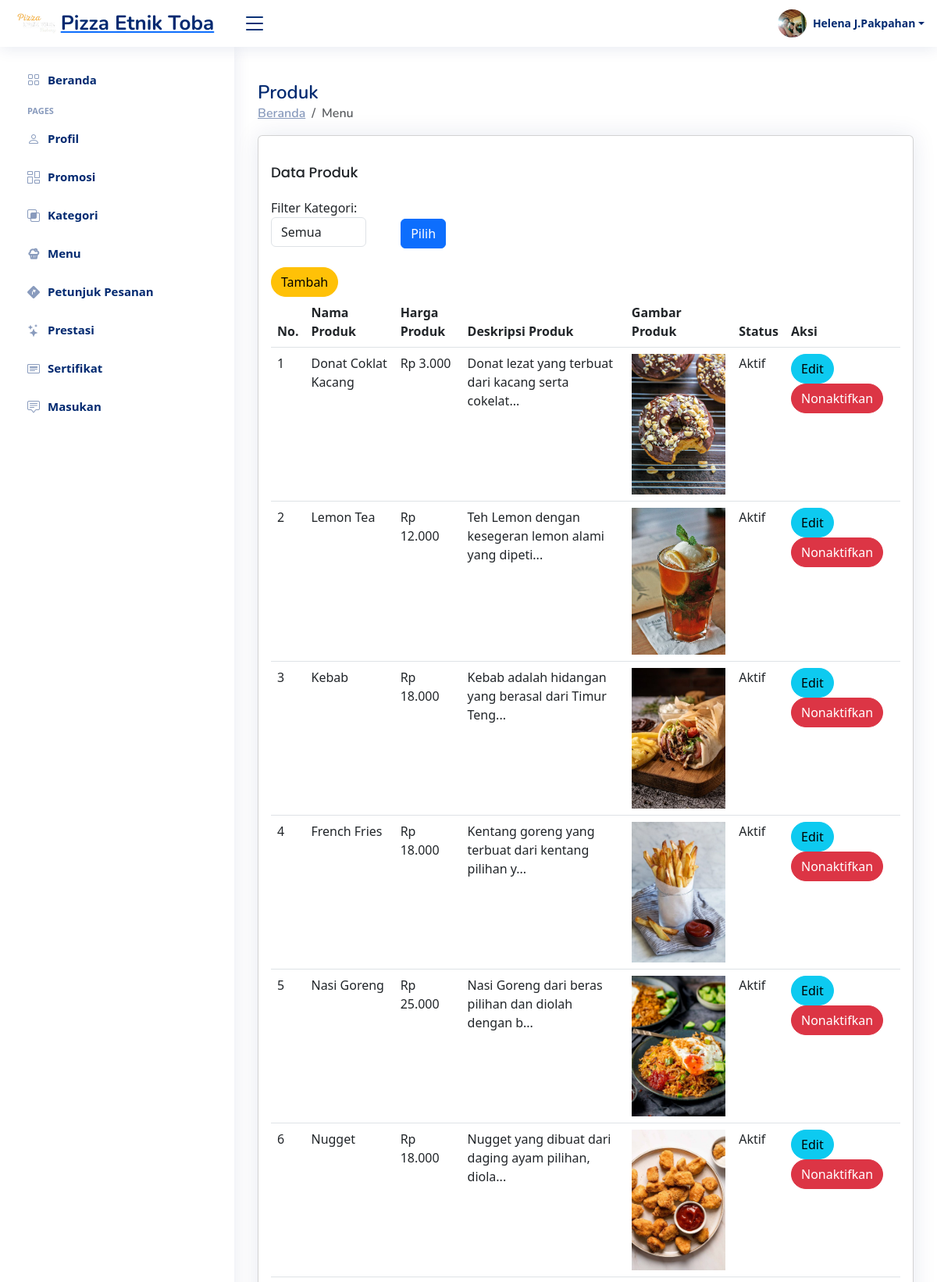
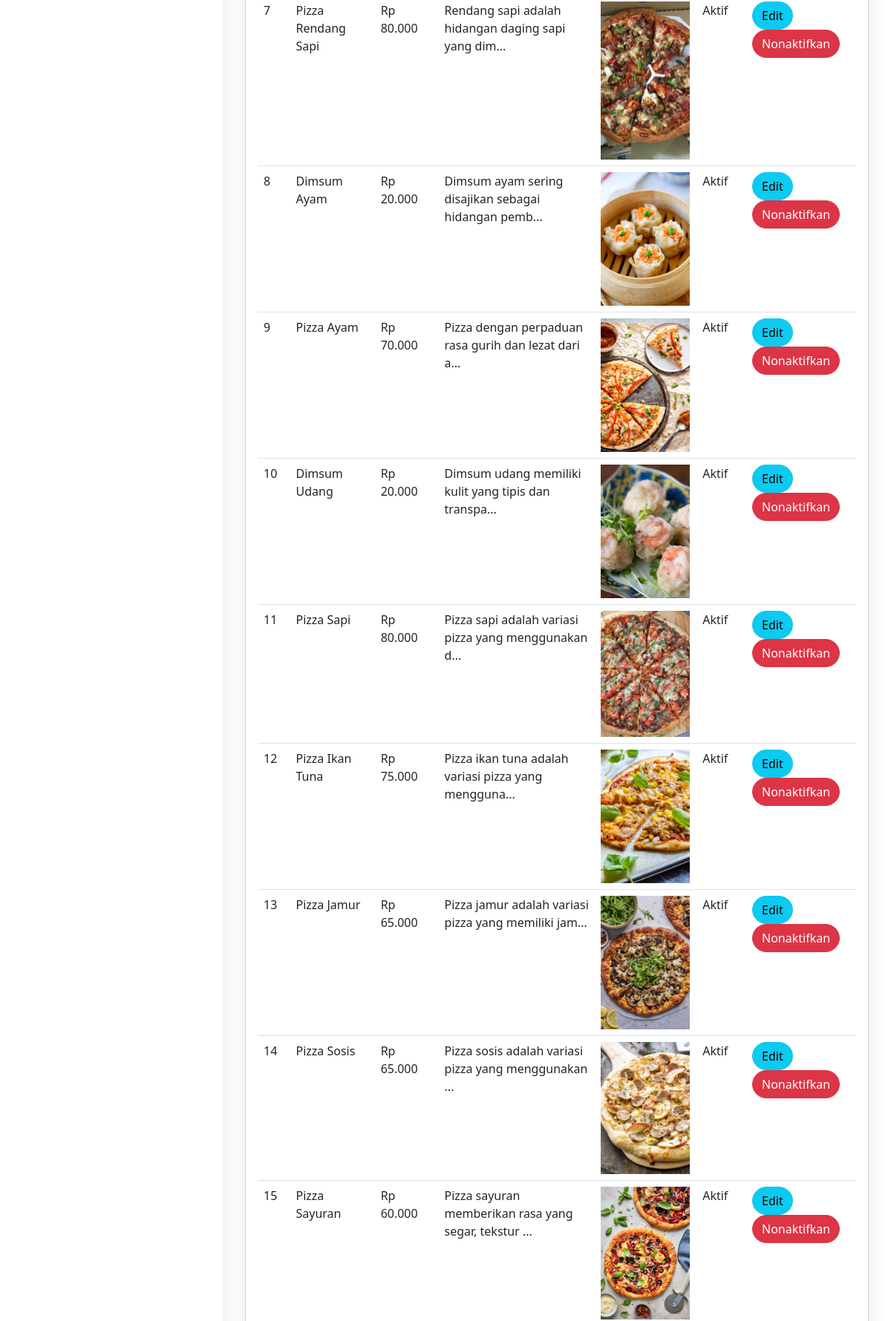
The page /Website/Admin/menu.php (signed in, upper part) on the database its author committed (2 pictures, top to bottom).
### tables this page shows
CREATE TABLE `produk` (
  `id_produk` int(11) NOT NULL,
  `nama_produk` varchar(100) NOT NULL,
  `harga_produk` float NOT NULL,
  `gambar_produk` varchar(255) NOT NULL,
  `status_produk` enum('Aktif','Nonaktif') NOT NULL DEFAULT 'Aktif',
  `id_kategori` int(11) NOT NULL,
  `id_admin` int(11) NOT NULL DEFAULT 1,
  `deskripsi_produk` text DEFAULT NULL
);

### Website/Admin/menu.php (the view, shortened to what this page needs)
<?php
include_once('../koneksi/koneksi.php');
?>
<!DOCTYPE html>
<html lang="en">
<head>
    <link rel="stylesheet" href="style.css">
    <link href="https://cdn.jsdelivr.net/npm/bootstrap@5.3.0-alpha3/dist/css/bootstrap.min.css" rel="stylesheet">
    <link href="vendor/bootstrap-icons/bootstrap-icons.css" rel="stylesheet">
    <link href="vendor/boxicons/css/boxicons.min.css" rel="stylesheet">
    <link href="vendor/quill/quill.snow.css" rel="stylesheet">e
    <link href="vendor/quill/quill.bubble.css" rel="stylesheet">
    <link href="vendor/remixicon/remixicon.css" rel="stylesheet">
    <link href="vendor/simple-datatables/style.css" rel="stylesheet">
</head>
<?php include 'header.php' ?>
<?php include 'sidebar.php' ?>
<main id="main" class="main">
    <div class="pagetitle">
        <h1>Produk</h1>
        <nav>
            <ol class="breadcrumb">
                <li class="breadcrumb-item"><a href="index.php">Beranda</a></li>
                <li class="breadcrumb-item active">Menu</li>
            </ol>
        </nav>
    </div>
    <section class="section">
        <?php
        include_once('../koneksi/koneksi.php');
        $query = "SELECT * FROM produk";
        $result_set = mysqli_query($koneksi, $query);
        ?>
        <div class="row">
            <div class="col-lg-12">
                <div class="card">
                    <div class="card-body">
                        <h5 class="card-title">Data Produk</h5>
                        <form method="POST" action="">
                            <div class="form-group" style="display: inline-block; margin-right:40px;">
                                <label for="filter">Filter Kategori:</label>
                                <select class="form-control" id="filter" name="filter">
                                    <option value="">Semua</option>
                                </select>
                            </div>
                            <input type="submit" name="submit" value="Pilih" class="btn btn-primary">
                        </form>
                        <br>
                        <a href="add-menu.php"><button type="button" class="btn btn-warning rounded-pill">Tambah</button></a>
                        <div id="conatiner">
                            <div class="table-responsive">
                                <table class="table datatable">
                                    <thead>
                                        <tr>
                                            <th scope="col">No.</th>
                                            <th scope="col">Nama Produk</th>
                                            <th scope="col">Harga Produk</th>
                                            <th scope="col">Deskripsi Produk</th>
                                            <th scope="col">Gambar Produk</th>
                                            <th scope="col">Status</th>
                                            <th scope="col">Aksi</th>
                                        </tr>
                                    </thead>
                                    <tbody>
                                        <?php
                                        $no = 1;
                                        if (mysqli_num_rows($result_set) > 0) {
                                            while ($row = mysqli_fetch_assoc($result_set)) {
                                                $limitedData = substr($row['deskripsi_produk'], 0, 50);
                                        ?>
                                                <tr>
                                                    <td><?= $no; ?></td>
                                                    <td><?= $row['nama_produk']; ?></td>
                                                    <td>Rp <?= number_format($row['harga_produk'], 0, ',', '.'); ?></td>
                                                    <td><?= $limitedData ?>...</td>
                                                    <td><img src="../../pictures/<?php echo $row['gambar_produk']; ?>" style="width:120px;"></td>
                                                    <td><?= $row['status_produk']; ?></td>
                                                    <td>
                                                        <a href="edit-menu.php?id=<?php echo $row['id_produk']; ?>&gambar=<?php echo $row['gambar_produk']; ?>"><button type="button" class="btn btn-info rounded-pill">Edit</button></a>
                                                        <?php if ($row['status_produk'] == 'Aktif') { ?>
                                                            <a href="status.php?id=<?php echo $row['id_produk']; ?>&status='Nonaktif'"><button type="button" class="btn btn-danger rounded-pill">Nonaktifkan</button></a>
                                                        <?php } else { ?>
                                                            <a href="status.php?id=<?php echo $row['id_produk']; ?>&status='Aktif'"><button type="button" class="btn btn-success rounded-pill">Aktifkan</button></a>
                                                        <?php } ?>
                                                    </td>
                                                </tr>
                                        <?php $no++;
                                            }
                                        } ?>
                                    </tbody>
                                </table>
                            </div>
                        </div>
                    </div>
                </div>
            </div>
        </div>
    </section>
</main>
</body>
</html>

### Website/Admin/header.php (shortened to what this page needs)
<?php
    include_once('../koneksi/koneksi.php');
    $query = 'SELECT * FROM admin';
    $result_set = $koneksi->query($query);
    $row = $result_set->fetch_assoc();
?>
<header id="header" class="header fixed-top d-flex align-items-center">
    <div class="d-flex align-items-center justify-content-between">
        <a href="index.php" class="logo d-flex align-items-center">
            <img src="assets/img/logo.png" alt="">
            <span class="d-none d-lg-block">Pizza Etnik Toba</span>
        </a>
        <i class="bi bi-list toggle-sidebar-btn"></i>
    </div>
    <nav class="header-nav ms-auto">
        <ul class="d-flex align-items-center">
            <li class="nav-item dropdown pe-3">
                <a class="nav-link nav-profile d-flex align-items-center pe-0" href="#" data-bs-toggle="dropdown">
                    <img src="../../pictures/<?php echo $row['foto_admin'];?>" alt="Profile" class="rounded-circle">
                    <span class="d-none d-md-block dropdown-toggle ps-2"><?php echo  $row['nama_admin'];?></span>
                </a>
            </li>
        </ul>
    </nav>
</header>

### Website/Admin/style.css (style rules this page uses)
:root { scroll-behavior: smooth; }
a { color: #4154f1; text-decoration: none; }
h1, h2, h3, h4, h5, h6 { font-family: "Nunito", sans-serif; }
#main { margin-top: 60px; padding: 20px 30px; transition: all 0.3s; }
.pagetitle { margin-bottom: 10px; }
.pagetitle h1 { font-size: 24px; margin-bottom: 0; font-weight: 600; color: #012970; }
.card { margin-bottom: 30px; border: none; border-radius: 5px; box-shadow: 0px 0 30px rgba(1, 41, 112, 0.1); }
.card-title { padding: 20px 0 15px 0; font-size: 18px; font-weight: 500; color: #012970; font-family: "Poppins", sans-serif; }
.card-body { padding: 0 20px 20px 20px; }
.breadcrumb { font-size: 14px; font-family: "Nunito", sans-serif; color: #899bbd; font-weight: 600; }
.breadcrumb a { color: #899bbd; transition: 0.3s; }
.breadcrumb .breadcrumb-item::before { color: #899bbd; }
.breadcrumb .active { color: #51678f; font-weight: 600; }
.logo { line-height: 1; }
@media (min-width: 1200px) { .logo { width: 280px; } }
.logo img { max-height: 26px; margin-right: 6px; }
.logo span { font-size: 26px; font-weight: 700; color: #012970; font-family: "Nunito", sans-serif; }
.header { transition: all 0.5s; z-index: 997; height: 60px; box-shadow: 0px 2px 20px rgba(1, 41, 112, 0.1); background-color: #fff; padding-left: 20px; }
.header .toggle-sidebar-btn { font-size: 32px; padding-left: 10px; cursor: pointer; color: #012970; }
.header-nav ul { list-style: none; }
.header-nav > ul { margin: 0; padding: 0; }
.header-nav .nav-profile { color: #012970; }
.header-nav .nav-profile img { max-height: 36px; }
.header-nav .nav-profile span { font-size: 14px; font-weight: 600; }
@media (min-width: 1200px) { #main, #footer { margin-left: 300px; } }

### rows shown on the page
produk: nama_produk "Donat Coklat Kacang", harga_produk "3.000", deskripsi_produk "Donat lezat yang terbuat dari kacang serta cokelat", gambar_produk (picture), status_produk "Aktif"
produk: nama_produk "Lemon Tea", harga_produk "12.000", deskripsi_produk "Teh Lemon dengan kesegeran lemon alami yang dipeti", gambar_produk (picture), status_produk "Aktif"
produk: nama_produk "Kebab", harga_produk "18.000", deskripsi_produk "Kebab adalah hidangan yang berasal dari Timur Teng", gambar_produk (picture), status_produk "Aktif"
produk: nama_produk "French Fries", harga_produk "18.000", deskripsi_produk "Kentang goreng yang terbuat dari kentang pilihan y", gambar_produk (picture), status_produk "Aktif"
produk: nama_produk "Nasi Goreng", harga_produk "25.000", deskripsi_produk "Nasi Goreng dari beras pilihan dan diolah dengan b", gambar_produk (picture), status_produk "Aktif"
produk: nama_produk "Nugget", harga_produk "18.000", deskripsi_produk "Nugget yang dibuat dari daging ayam pilihan, diola", gambar_produk (picture), status_produk "Aktif"
produk: nama_produk "Pizza Rendang Sapi", harga_produk "80.000", deskripsi_produk "Rendang sapi adalah hidangan daging sapi yang dim", gambar_produk (picture), status_produk "Aktif"
produk: nama_produk "Dimsum Ayam", harga_produk "20.000", deskripsi_produk "Dimsum ayam sering disajikan sebagai hidangan pemb", gambar_produk (picture), status_produk "Aktif"
produk: nama_produk "Pizza Ayam", harga_produk "70.000", deskripsi_produk "Pizza dengan perpaduan rasa gurih dan lezat dari a", gambar_produk (picture), status_produk "Aktif"
produk: nama_produk "Dimsum Udang", harga_produk "20.000", deskripsi_produk "Dimsum udang memiliki kulit yang tipis dan transpa", gambar_produk (picture), status_produk "Aktif"
produk: nama_produk "Pizza Sapi", harga_produk "80.000", deskripsi_produk "Pizza sapi adalah variasi pizza yang menggunakan d", gambar_produk (picture), status_produk "Aktif"
produk: nama_produk "Pizza Ikan Tuna", harga_produk "75.000", deskripsi_produk "Pizza ikan tuna adalah variasi pizza yang mengguna", gambar_produk (picture), status_produk "Aktif"
produk: nama_produk "Pizza Jamur", harga_produk "65.000", deskripsi_produk "Pizza jamur adalah variasi pizza yang memiliki jam", gambar_produk (picture), status_produk "Aktif"
produk: nama_produk "Pizza Sosis", harga_produk "65.000", deskripsi_produk "Pizza sosis adalah variasi pizza yang menggunakan", gambar_produk (picture), status_produk "Aktif"
produk: nama_produk "Pizza Sayuran", harga_produk "60.000", deskripsi_produk "Pizza sayuran memberikan rasa yang segar, tekstur", gambar_produk (picture), status_produk "Aktif"

### other values the page prints
$row['nama_admin'] "Helena J.Pakpahan"
